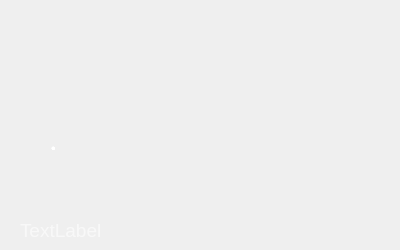
<?xml version="1.0" encoding="UTF-8"?>
<ui version="4.0">
 <class>Loading</class>
 <widget class="QDialog" name="Loading">
  <property name="geometry">
   <rect>
    <x>0</x>
    <y>0</y>
    <width>400</width>
    <height>250</height>
   </rect>
  </property>
  <property name="mouseTracking">
   <bool>true</bool>
  </property>
  <property name="windowTitle">
   <string>Dialog</string>
  </property>
  <property name="styleSheet">
   <string notr="true">background-image: url(:/Resources/Loading/Loading.png);</string>
  </property>
  <widget class="QLabel" name="statusBar">
   <property name="enabled">
    <bool>true</bool>
   </property>
   <property name="geometry">
    <rect>
     <x>20</x>
     <y>220</y>
     <width>351</width>
     <height>21</height>
    </rect>
   </property>
   <property name="palette">
    <palette>
     <active>
      <colorrole role="WindowText">
       <brush brushstyle="SolidPattern">
        <color alpha="150">
         <red>255</red>
         <green>255</green>
         <blue>255</blue>
        </color>
       </brush>
      </colorrole>
      <colorrole role="Button">
       <brush brushstyle="SolidPattern">
        <color alpha="0">
         <red>0</red>
         <green>0</green>
         <blue>0</blue>
        </color>
       </brush>
      </colorrole>
      <colorrole role="Text">
       <brush brushstyle="SolidPattern">
        <color alpha="150">
         <red>255</red>
         <green>255</green>
         <blue>255</blue>
        </color>
       </brush>
      </colorrole>
      <colorrole role="ButtonText">
       <brush brushstyle="SolidPattern">
        <color alpha="150">
         <red>255</red>
         <green>255</green>
         <blue>255</blue>
        </color>
       </brush>
      </colorrole>
      <colorrole role="Base">
       <brush brushstyle="SolidPattern">
        <color alpha="0">
         <red>0</red>
         <green>0</green>
         <blue>0</blue>
        </color>
       </brush>
      </colorrole>
      <colorrole role="Window">
       <brush brushstyle="SolidPattern">
        <color alpha="0">
         <red>0</red>
         <green>0</green>
         <blue>0</blue>
        </color>
       </brush>
      </colorrole>
     </active>
     <inactive>
      <colorrole role="WindowText">
       <brush brushstyle="SolidPattern">
        <color alpha="150">
         <red>255</red>
         <green>255</green>
         <blue>255</blue>
        </color>
       </brush>
      </colorrole>
      <colorrole role="Button">
       <brush brushstyle="SolidPattern">
        <color alpha="0">
         <red>0</red>
         <green>0</green>
         <blue>0</blue>
        </color>
       </brush>
      </colorrole>
      <colorrole role="Text">
       <brush brushstyle="SolidPattern">
        <color alpha="150">
         <red>255</red>
         <green>255</green>
         <blue>255</blue>
        </color>
       </brush>
      </colorrole>
      <colorrole role="ButtonText">
       <brush brushstyle="SolidPattern">
        <color alpha="150">
         <red>255</red>
         <green>255</green>
         <blue>255</blue>
        </color>
       </brush>
      </colorrole>
      <colorrole role="Base">
       <brush brushstyle="SolidPattern">
        <color alpha="0">
         <red>0</red>
         <green>0</green>
         <blue>0</blue>
        </color>
       </brush>
      </colorrole>
      <colorrole role="Window">
       <brush brushstyle="SolidPattern">
        <color alpha="0">
         <red>0</red>
         <green>0</green>
         <blue>0</blue>
        </color>
       </brush>
      </colorrole>
     </inactive>
     <disabled>
      <colorrole role="WindowText">
       <brush brushstyle="SolidPattern">
        <color alpha="150">
         <red>255</red>
         <green>255</green>
         <blue>255</blue>
        </color>
       </brush>
      </colorrole>
      <colorrole role="Button">
       <brush brushstyle="SolidPattern">
        <color alpha="0">
         <red>0</red>
         <green>0</green>
         <blue>0</blue>
        </color>
       </brush>
      </colorrole>
      <colorrole role="Text">
       <brush brushstyle="SolidPattern">
        <color alpha="150">
         <red>255</red>
         <green>255</green>
         <blue>255</blue>
        </color>
       </brush>
      </colorrole>
      <colorrole role="ButtonText">
       <brush brushstyle="SolidPattern">
        <color alpha="150">
         <red>255</red>
         <green>255</green>
         <blue>255</blue>
        </color>
       </brush>
      </colorrole>
      <colorrole role="Base">
       <brush brushstyle="SolidPattern">
        <color alpha="0">
         <red>0</red>
         <green>0</green>
         <blue>0</blue>
        </color>
       </brush>
      </colorrole>
      <colorrole role="Window">
       <brush brushstyle="SolidPattern">
        <color alpha="0">
         <red>0</red>
         <green>0</green>
         <blue>0</blue>
        </color>
       </brush>
      </colorrole>
     </disabled>
    </palette>
   </property>
   <property name="font">
    <font>
     <family>Segoe UI</family>
     <pointsize>14</pointsize>
     <weight>50</weight>
     <bold>false</bold>
    </font>
   </property>
   <property name="autoFillBackground">
    <bool>false</bool>
   </property>
   <property name="styleSheet">
    <string notr="true">background: transparent;
color: rgb(255, 255, 255, 150);</string>
   </property>
   <property name="text">
    <string>TextLabel</string>
   </property>
  </widget>
  <widget class="QLabel" name="dot1">
   <property name="geometry">
    <rect>
     <x>50</x>
     <y>140</y>
     <width>16</width>
     <height>16</height>
    </rect>
   </property>
   <property name="font">
    <font>
     <family>微软雅黑</family>
     <pointsize>18</pointsize>
    </font>
   </property>
   <property name="styleSheet">
    <string notr="true">color: rgb(255, 255, 255);
background: transparent;</string>
   </property>
   <property name="text">
    <string>·</string>
   </property>
  </widget>
  <widget class="QLabel" name="dot2">
   <property name="geometry">
    <rect>
     <x>50</x>
     <y>140</y>
     <width>16</width>
     <height>16</height>
    </rect>
   </property>
   <property name="font">
    <font>
     <family>微软雅黑</family>
     <pointsize>18</pointsize>
    </font>
   </property>
   <property name="styleSheet">
    <string notr="true">color: rgb(255, 255, 255);
background: transparent;</string>
   </property>
   <property name="text">
    <string>·</string>
   </property>
  </widget>
  <widget class="QLabel" name="dot3">
   <property name="geometry">
    <rect>
     <x>50</x>
     <y>140</y>
     <width>16</width>
     <height>16</height>
    </rect>
   </property>
   <property name="font">
    <font>
     <family>微软雅黑</family>
     <pointsize>18</pointsize>
    </font>
   </property>
   <property name="styleSheet">
    <string notr="true">color: rgb(255, 255, 255);
background: transparent;</string>
   </property>
   <property name="text">
    <string>·</string>
   </property>
  </widget>
  <widget class="QLabel" name="dot5">
   <property name="geometry">
    <rect>
     <x>50</x>
     <y>140</y>
     <width>16</width>
     <height>16</height>
    </rect>
   </property>
   <property name="font">
    <font>
     <family>微软雅黑</family>
     <pointsize>18</pointsize>
    </font>
   </property>
   <property name="styleSheet">
    <string notr="true">color: rgb(255, 255, 255);
background: transparent;</string>
   </property>
   <property name="text">
    <string>·</string>
   </property>
  </widget>
  <widget class="QLabel" name="dot4">
   <property name="geometry">
    <rect>
     <x>50</x>
     <y>140</y>
     <width>16</width>
     <height>16</height>
    </rect>
   </property>
   <property name="font">
    <font>
     <family>微软雅黑</family>
     <pointsize>18</pointsize>
    </font>
   </property>
   <property name="styleSheet">
    <string notr="true">color: rgb(255, 255, 255);
background: transparent;</string>
   </property>
   <property name="text">
    <string>·</string>
   </property>
  </widget>
  <widget class="QLabel" name="close">
   <property name="geometry">
    <rect>
     <x>365</x>
     <y>0</y>
     <width>35</width>
     <height>27</height>
    </rect>
   </property>
   <property name="styleSheet">
    <string notr="true">background: transparent;</string>
   </property>
   <property name="text">
    <string/>
   </property>
   <property name="pixmap">
    <pixmap resource="handysearch.qrc">:/Resources/Buttons/CloseNormalW.png</pixmap>
   </property>
  </widget>
 </widget>
 <resources>
  <include location="handysearch.qrc"/>
 </resources>
 <connections/>
</ui>
